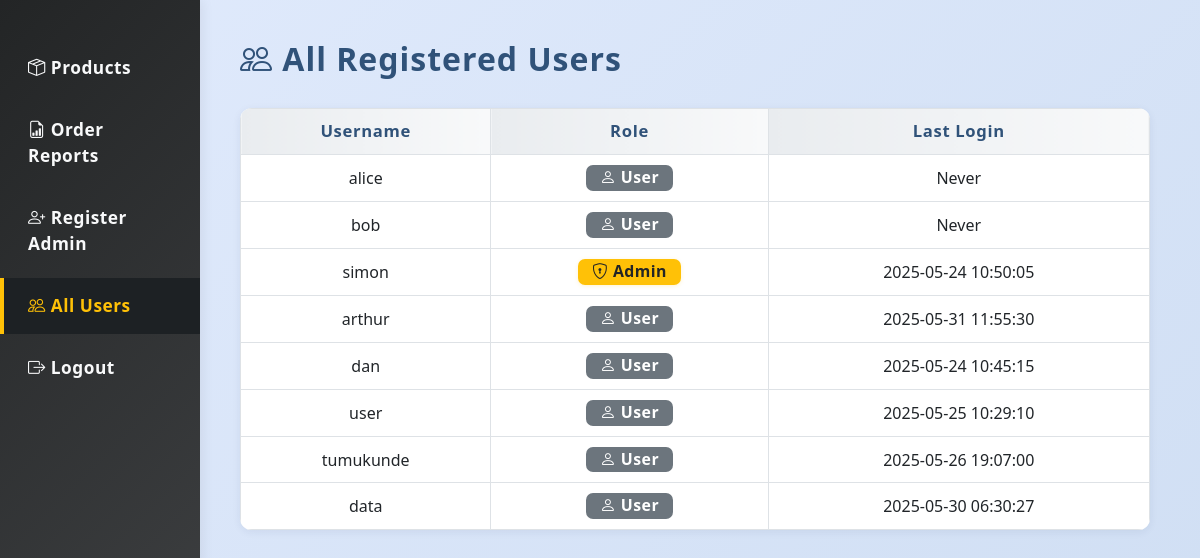
/admin_users.php (signed in), run on the app's committed database.
### tables this page shows
CREATE TABLE `users` (
  `id` int(11) NOT NULL AUTO_INCREMENT,
  `username` varchar(50) NOT NULL,
  `password` varchar(255) NOT NULL,
  `is_admin` tinyint(1) DEFAULT 0,
  `last_login` datetime DEFAULT NULL,
  PRIMARY KEY (`id`),
  UNIQUE KEY `username` (`username`)
);

### admin_users.php (the view, shortened to what this page needs)
<?php
include 'db.php';
$users = $conn->query("SELECT username, is_admin, last_login FROM users");
?>
<!DOCTYPE html>
<html lang="en">
<head>
    <link href="https://cdn.jsdelivr.net/npm/bootstrap@5.3.0/dist/css/bootstrap.min.css" rel="stylesheet">
    <link rel="stylesheet" href="https://cdn.jsdelivr.net/npm/bootstrap-icons@1.11.3/font/bootstrap-icons.min.css">
</head>
<body>
<div class="side-nav">
    <a href="admin_products.php"><i class="bi bi-box-seam"></i> Products</a>
    <a href="admin_orders.php"><i class="bi bi-file-earmark-bar-graph"></i> Order Reports</a>
    <a href="admin_register.php"><i class="bi bi-person-plus"></i> Register Admin</a>
    <a href="admin_users.php" class="active"><i class="bi bi-people"></i> All Users</a>
    <a href="logout.php"><i class="bi bi-box-arrow-right"></i> Logout</a>
</div>
<div class="container-main">
    <h2><i class="bi bi-people"></i> All Registered Users</h2>
    <table class="users-table table table-bordered align-middle">
        <thead>
            <tr>
                <th>Username</th>
                <th>Role</th>
                <th>Last Login</th>
            </tr>
        </thead>
        <tbody>
        <?php if ($users->num_rows > 0): ?>
            <?php while($user = $users->fetch_assoc()): ?>
            <tr>
                <td><?= htmlspecialchars($user['username']) ?></td>
                <td>
                    <?php if ($user['is_admin']): ?>
                        <span class="badge badge-admin"><i class="bi bi-shield-lock"></i> Admin</span>
                    <?php else: ?>
                        <span class="badge badge-user"><i class="bi bi-person"></i> User</span>
                    <?php endif; ?>
                </td>
                <td>
                    <?= isset($user['last_login']) && $user['last_login'] ? htmlspecialchars($user['last_login']) : 'Never' ?>
                </td>
            </tr>
            <?php endwhile; ?>
        <?php else: ?>
            <tr><td colspan="3" class="text-muted">No users found.</td></tr>
        <?php endif; ?>
        </tbody>
    </table>
</div>
</body>
</html>

### admin_users.php (style rules this page uses)
body { min-height: 100vh; background: linear-gradient(135deg, #e0eafc 0%, #cfdef3 100%); background-attachment: fixed; }
.side-nav { position: fixed; top: 0; left: 0; height: 100vh; width: 200px; background: linear-gradient(135deg, #232526 0%, #414345 100%); padding-top: 40px; display: flex; flex-direction: column; align-items: stretch; z-index: 100; box-shadow: 2px 0 12px rgba(0,0,0,0.07); }
.side-nav a { color: #f8f9fa; padding: 15px 24px; margin: 0 0 6px 0; text-decoration: none; font-size: 1.08rem; transition: background 0.18s, color 0.18s; border-left: 4px solid transparent; font-weight: 600; letter-spacing: .03em; }
.side-nav a.active, .side-nav a:hover { background: #1d2124; border-left: 4px solid #ffc107; color: #ffc107; }
.container-main { margin-left: 220px; padding: 40px 20px 20px 20px; max-width: 950px; }
h2 { margin-bottom: 30px; letter-spacing: 1px; color: #305279; font-weight: 900; }
.users-table { width: 100%; background: #fafdff; border-radius: 12px; box-shadow: 0 2px 8px rgba(30,40,90,0.07); margin-bottom: 24px; overflow: hidden; }
.users-table th, .users-table td { vertical-align: middle !important; padding: 10px 12px; text-align: center; }
.users-table th { background: linear-gradient(90deg, #e9ecef 0%, #f8f9fa 100%); font-size: 1.04rem; color: #305279; font-weight: 700; letter-spacing: .04em; }
.users-table tbody tr:nth-child(odd) { background: #f6f9fb; }
.users-table tbody tr:nth-child(even) { background: #e9eef5; }
.badge-admin { background: #ffc107; color: #232526; font-weight: 600; font-size: 0.99em; border-radius: 7px; padding: 5px 14px; letter-spacing: .03em; box-shadow: 0 1px 4px #ffc10730; }
.badge-user { background: #6c757d; color: #fff; font-weight: 600; font-size: 0.99em; border-radius: 7px; padding: 5px 14px; letter-spacing: .03em; }

### data on the page
users: username "alice", is_admin 0 (drawn), shows "Never"
users: username "bob", is_admin 0 (drawn), shows "Never"
users: username "simon", is_admin 1 (drawn), last_login "2025-05-24 10:50:05"
users: username "arthur", is_admin 0 (drawn), last_login "2025-05-31 11:55:30"
users: username "dan", is_admin 0 (drawn), last_login "2025-05-24 10:45:15"
users: username "user", is_admin 0 (drawn), last_login "2025-05-25 10:29:10"
users: username "tumukunde", is_admin 0 (drawn), last_login "2025-05-26 19:07:00"
users: username "data", is_admin 0 (drawn), last_login "2025-05-30 06:30:27"
